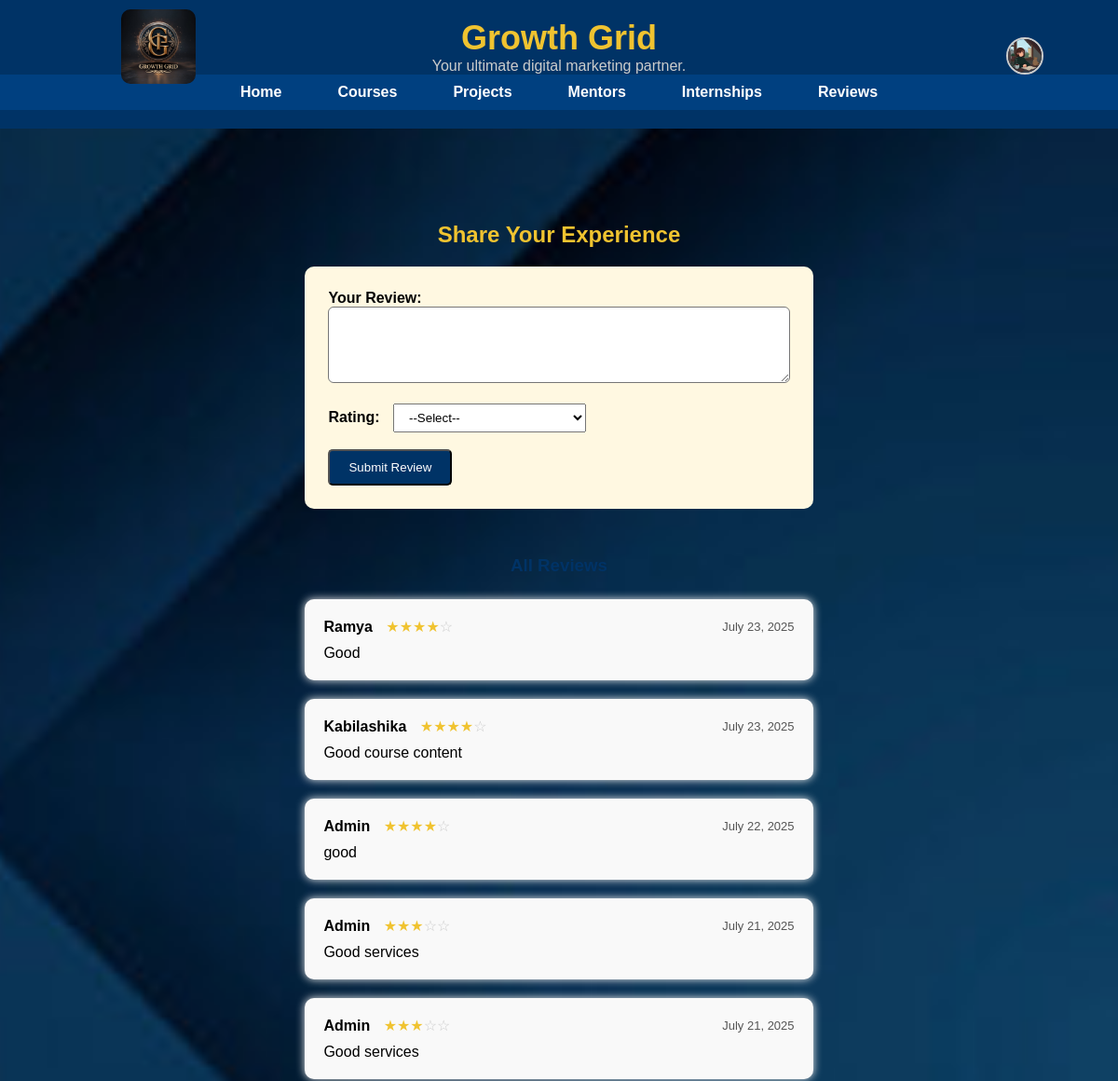
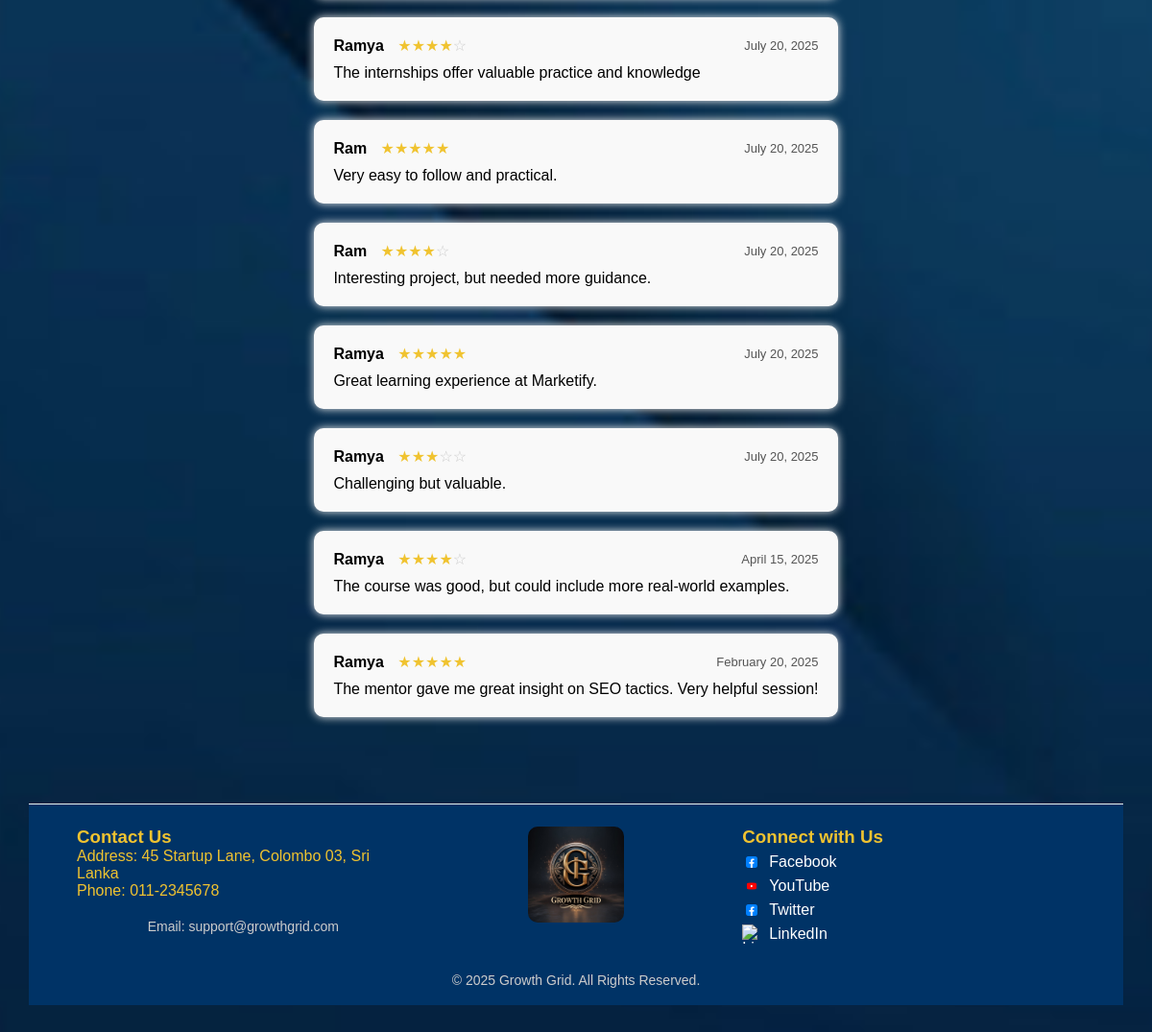
Screenshot of /dashboard/student/reviews.php (signed in) with the database file from the repository (2 pictures, top to bottom).
### tables this page shows
CREATE TABLE `reviews` (
  `id` int(11) NOT NULL,
  `user_id` int(11) NOT NULL,
  `content` text NOT NULL,
  `rating` int(11) DEFAULT NULL CHECK (`rating` between 1 and 5),
  `created_at` datetime DEFAULT current_timestamp()
);

CREATE TABLE `users` (
  `id` int(11) NOT NULL,
  `username` varchar(50) NOT NULL,
  `email` varchar(100) NOT NULL,
  `password` varchar(255) NOT NULL,
  `role` enum('student','startup','enterprise','admin') NOT NULL DEFAULT 'student',
  `created_at` timestamp NOT NULL DEFAULT current_timestamp(),
  `profile_picture` varchar(255) DEFAULT 'default.png'
);

### dashboard/student/reviews.php (the view, shortened to what this page needs)
<?php
include('../../includes/db.php');
include('../../includes/student_header.php');
$reviewStmt = $pdo->query("
    SELECT r.content, r.rating, r.created_at, u.username
    FROM reviews r
    JOIN users u ON r.user_id = u.id
    ORDER BY r.created_at DESC
");
$allReviews = $reviewStmt->fetchAll(PDO::FETCH_ASSOC);
function renderStars($rating) {
    $stars = '';
    for ($i = 1; $i <= 5; $i++) {
        $stars .= $i <= $rating ? '<span style="color: #f0c330;">★</span>' : '<span style="color: #ccc;">☆</span>';
    }
    return $stars;
}
?>
<main class="page-wrapper">
    <section style="max-width: 950px; margin: auto; padding: 40px 20px;">
        <h2 style="text-align:center; color: #f0c330;">Share Your Experience</h2>
        <form id="reviewForm" method="POST" style="margin-top: 20px; background: #fff8e1; padding: 25px; border-radius: 10px;">
            <label for="content"><strong>Your Review:</strong></label><br>
            <textarea name="content" id="content" rows="4" required style="width: 100%; padding: 10px; border-radius: 6px;"></textarea><br><br>
            <label for="rating"><strong>Rating:</strong></label>
            <select name="rating" id="rating" required style="margin-left: 10px; padding: 6px 12px;">
                <option value="">--Select--</option>
            </select><br><br>
            <button type="button" onclick="confirmReview()" style="background-color: #003366; color: white; padding: 10px 20px; border-radius: 5px;">Submit Review</button>
        </form>
        <h3 style="margin-top: 50px; text-align:center; color: #003366;">All Reviews</h3>
        <?php if (empty($allReviews)): ?>
            <p style="text-align:center; color: #777;">No reviews yet.</p>
        <?php else: ?>
            <div style="margin-top: 25px;">
                <?php foreach ($allReviews as $review): ?>
                    <div style="background: #f9f9f9; padding: 20px; border-radius: 10px; margin-bottom: 20px; box-shadow: 0 0 10px #eee;">
                        <div style="display: flex; justify-content: space-between; align-items: center;">
                            <div>
                                <strong><?php echo htmlspecialchars($review['username']); ?></strong>
                                <span style="margin-left: 10px;"><?php echo renderStars($review['rating']); ?></span>
                            </div>
                            <div style="font-size: 13px; color: #555;"><?php echo date('F j, Y', strtotime($review['created_at'])); ?></div>
                        </div>
                        <p style="margin-top: 10px;"><?php echo nl2br(htmlspecialchars($review['content'])); ?></p>
                    </div>
                <?php endforeach; ?>
            </div>
        <?php endif; ?>
    </section>
</main>
<?php include('../../includes/footer.php'); ?>

### assets/css/style.css (style rules this page uses)
* { box-sizing: border-box; padding: 0; margin: 0; font-family: sans-serif; }
html, body { height: 100%; min-height: 100vh; display: flex; flex-direction: column; font-family: 'Segoe UI', sans-serif; background-color: #7c93a9; background-image: url('assets/images/background.jpg'); background-size: cover; background-position: center; background-repeat: no-repeat; margin: 0; padding: 0; }
main { flex: 1 0 auto; padding: 30px; }
main { flex: 1; padding: 30px; }
.page-wrapper { flex: 1 0 auto; display: flex; flex-direction: column; min-height: 100vh; }
.page-wrapper main { flex: 1; }

### includes/student_header.php (style rules this page uses)
html, body { margin: 0; padding: 0; min-height: 100vh; display: flex; flex-direction: column; }
.page-wrapper { flex: 1; display: flex; flex-direction: column; }
main { flex: 1; }

### rows the page displays
reviews: user.username "Ramya", rating 4 (drawn), created_at "July 23, 2025", content "Good"
reviews: user.username "Kabilashika", rating 4 (drawn), created_at "July 23, 2025", content "Good course content"
reviews: user.username "Admin", rating 4 (drawn), created_at "July 22, 2025", content "good"
reviews: user.username "Admin", rating 3 (drawn), created_at "July 21, 2025", content "Good services"
reviews: user.username "Admin", rating 3 (drawn), created_at "July 21, 2025", content "Good services"
reviews: user.username "Ramya", rating 4 (drawn), created_at "July 20, 2025", content "The internships offer valuable practice and knowledge"
reviews: user.username "Ram", rating 5 (drawn), created_at "July 20, 2025", content "Very easy to follow and practical."
reviews: user.username "Ram", rating 4 (drawn), created_at "July 20, 2025", content "Interesting project, but needed more guidance."
reviews: user.username "Ramya", rating 5 (drawn), created_at "July 20, 2025", content "Great learning experience at Marketify."
reviews: user.username "Ramya", rating 3 (drawn), created_at "July 20, 2025", content "Challenging but valuable."
reviews: user.username "Ramya", rating 4 (drawn), created_at "April 15, 2025", content "The course was good, but could include more real-world examples."
reviews: user.username "Ramya", rating 5 (drawn), created_at "February 20, 2025", content "The mentor gave me great insight on SEO tactics. Very helpful session!"
